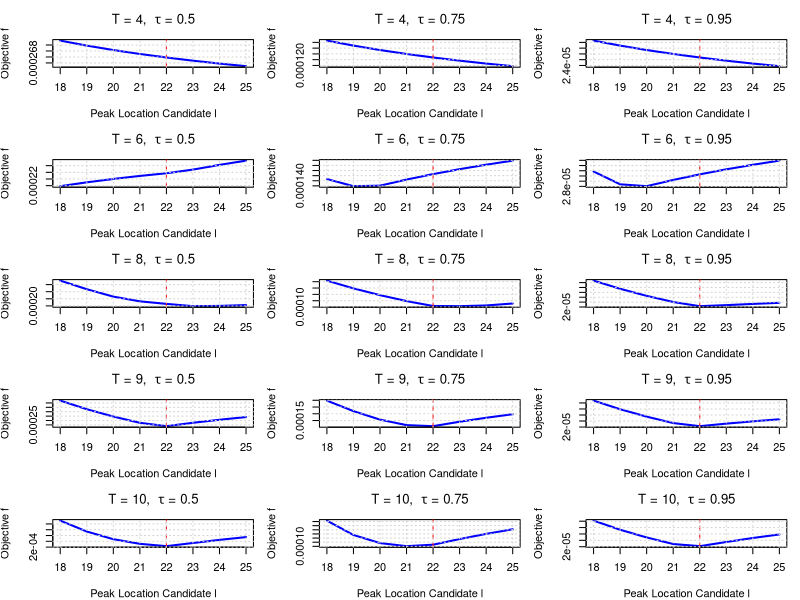

This figure's R source:
# ---------------------------------------------------------------------------
# Quantile-Based Peak Estimation with Asymmetric Laplace to match tau
# ---------------------------------------------------------------------------
# ---------------------------------------------------------------------------
# Asymmetric Laplace with P(e < 0)= tau
# ---------------------------------------------------------------------------
rasy_laplace <- function(n, tau, z) {
  u <- runif(n)
  sample <- numeric(n)
  
  for (i in 1:n) {
    if (u[i] < tau) { 
      sample[i] <- -rexp(1, rate = 1 + z) 
    } else { 
      sample[i] <- rexp(1, rate = 1 - z) 
    }
  }
  
  return(sample)
}

# ---------------------------------------------------------------------------
# Quantile Loss
# ---------------------------------------------------------------------------
quantile_loss <- function(u, tau) {
  u * ( tau - (u < 0) )
}

# ---------------------------------------------------------------------------
# Weighted Quantile
# ---------------------------------------------------------------------------
med_weighted_tau <- function(I, l, s, tau) {
  T <- length(I)
  
  x <- I * exp(((1:T) - l)^2 / s^2)
  w <- exp(-((1:T) - l)^2 / s^2)
  
  o <- order(x)
  x_sorted <- x[o]
  w_sorted <- w[o]
  
  cum_w <- cumsum(w_sorted)
  cutoff <- tau * sum(w_sorted)
  
  k <- min(which(cum_w >= cutoff))
  
  return(x_sorted[k]) 
}

# ---------------------------------------------------------------------------
# Quantile-Based Amplitude
# ---------------------------------------------------------------------------
compute_a <- function(I, l, s, tau) {
  med_weighted_tau(I, l, s, tau)
}

# ---------------------------------------------------------------------------
# Quantile Loss objective
# ---------------------------------------------------------------------------
objective_function <- function(I, a, l, s, tau) {
  t <- seq_along(I)
  fitted <- a * exp(-((t - l)^2) / s^2)
  u <- I - fitted
  mean(quantile_loss(u, tau))
}

# ---------------------------------------------------------------------------
# Optimize s for a given l
# ---------------------------------------------------------------------------
search_best_s <- function(I, l, tau) {
  f_obj <- function(s) {
    a_hat <- compute_a(I, l, s, tau)
    objective_function(I, a_hat, l, s, tau)
  }
  optimize(f_obj, interval = c(1, 20), tol = 1e-4)$minimum
}

# ---------------------------------------------------------------------------
# Main simulation
# ---------------------------------------------------------------------------
simulate_quantile_objective_asy <- function(T, A, L, S, tau, z, snr = Inf, seed = NULL) {
  t <- 1:T
  signal <- A * exp(-((t - L)^2) / S^2)
  
  if (!is.null(seed)) set.seed(seed)
  
  if (is.finite(snr)) {
    b <- A / (sqrt(2) * snr)
    noise <- rasy_laplace(T, tau, z) * b
    I <- signal + noise
  } else {
    I <- signal
  }
  
  l_grid <- 18:25
  losses <- sapply(l_grid, function(l) {
    s_hat <- search_best_s(I, l, tau)
    a_hat <- compute_a(I, l, s_hat, tau)
    objective_function(I, a_hat, l, s_hat, tau)
  })
  
  data.frame(l = l_grid, loss = losses, T = T)
}

# ---------------------------------------------------------------------------
# Combined Plotting Utility for All Tau and T Values (Asymmetric Laplace)
# ---------------------------------------------------------------------------
plot_all_asymmetric_objectives <- function(results_all, L_true) {
  Ts <- sort(unique(results_all$T))
  taus <- sort(unique(results_all$tau))
  pdf(file = "plot_asymmetric_all.pdf", width = 7.5, height = 10)
  # png(filename = "plot_asymmetric_all.png", width = 900, height = 1200, res = 120)
  old_par <- par(mfrow = c(length(Ts), length(taus)), mar = c(4, 4, 3, 1))
  on.exit({ par(old_par); dev.off() })
  
  for (T_val in Ts) {
    for (tau_val in taus) {
      subset_data <- subset(results_all, T == T_val & tau == tau_val)
      plot(subset_data$l, subset_data$loss, type = "l", lwd = 2, col = "blue",
           xlab = "Peak Location Candidate l",
           ylab = expression("Objective " * f),
           main = bquote("T = " * .(T_val) * ",  " * tau * " = " * .(tau_val)))
      abline(v = L_true, col = "red", lty = 2)
      grid()
    }
  }
}

# ---------------------------------------------------------------------------
# Run simulation and generate merged plot
# ---------------------------------------------------------------------------
A_true <- 1
L_true <- 22
S_true <- 10
snr <- 1000
seed <- 280
T_vals <- c(4, 6, 8, 9, 10)
tau_values <- c(0.5, 0.75, 0.95)
z <- 0  # Controls asymmetry; z = 0 gives symmetric Laplace

results_all <- do.call(rbind, lapply(tau_values, function(tau_val) {
  do.call(rbind, lapply(T_vals, function(T) {
    df <- simulate_quantile_objective_asy(
      T, A = A_true, L = L_true, S = S_true,
      tau = tau_val, z = z, snr = snr, seed = seed
    )
    df$tau <- tau_val
    df
  }))
}))

plot_all_asymmetric_objectives(results_all, L_true)
cat("Combined plot saved to plot_asymmetric_all.png\n")
